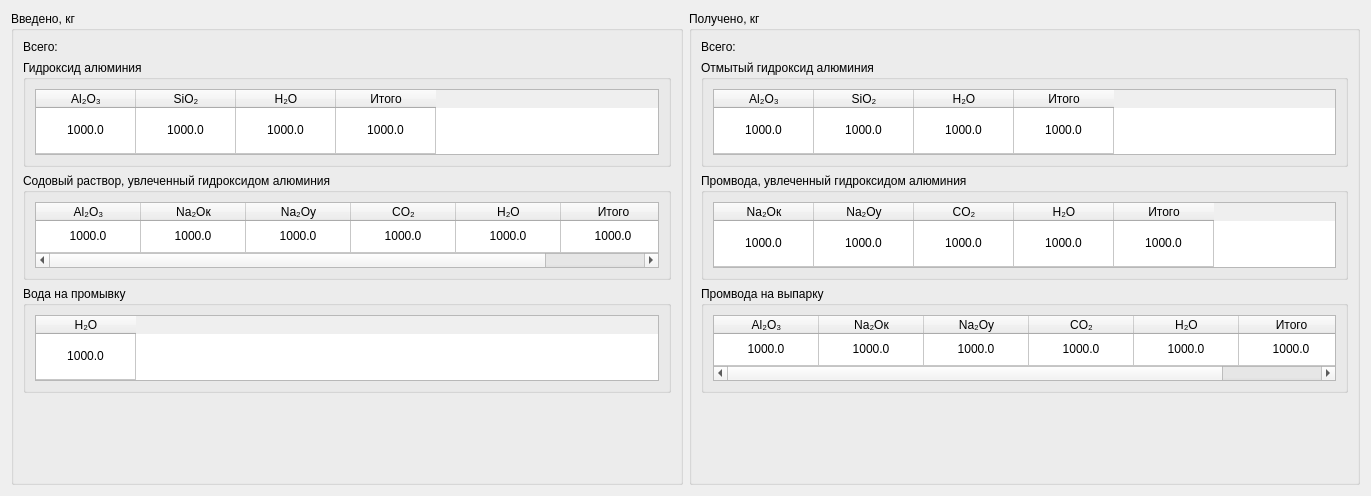
               <widget class="QWidget" name="scrollAreaWidgetContents_11">
                <property name="geometry">
                 <rect>
                  <x>0</x>
                  <y>0</y>
                  <width>1371</width>
                  <height>496</height>
                 </rect>
                </property>
                <layout class="QHBoxLayout" name="horizontalLayout_142">
                 <item>
                  <widget class="QGroupBox" name="groupBox_141">
                   <property name="title">
                    <string>Введено, кг</string>
                   </property>
                   <layout class="QVBoxLayout" name="verticalLayout_23">
                    <item>
                     <widget class="QLabel" name="label_21">
                      <property name="text">
                       <string>Всего:</string>
                      </property>
                     </widget>
                    </item>
                    <item>
                     <widget class="QGroupBox" name="groupBox_331">
                      <property name="maximumSize">
                       <size>
                        <width>16777215</width>
                        <height>107</height>
                       </size>
                      </property>
                      <property name="title">
                       <string>Гидроксид алюминия</string>
                      </property>
                      <layout class="QHBoxLayout" name="horizontalLayout_348">
                       <item>
                        <widget class="QTableWidget" name="tableAluminumHydroxide23">
                         <property name="maximumSize">
                          <size>
                           <width>16777215</width>
                           <height>71</height>
                          </size>
                         </property>
                         <attribute name="horizontalHeaderDefaultSectionSize">
                          <number>100</number>
                         </attribute>
                         <attribute name="verticalHeaderVisible">
                          <bool>false</bool>
                         </attribute>
                         <attribute name="verticalHeaderStretchLastSection">
                          <bool>true</bool>
                         </attribute>
                         <row>
                          <property name="text">
                           <string>1</string>
                          </property>
                         </row>
                         <column>
                          <property name="text">
                           <string>Al₂O₃</string>
                          </property>
                         </column>
                         <column>
                          <property name="text">
                           <string>SiO₂</string>
                          </property>
                         </column>
                         <column>
                          <property name="text">
                           <string>H₂O</string>
                          </property>
                         </column>
                         <column>
                          <property name="text">
                           <string>Итого</string>
                          </property>
                         </column>
                         <item row="0" column="0">
                          <property name="text">
                           <string>1000.0</string>
                          </property>
                          <property name="textAlignment">
                           <set>AlignCenter</set>
                          </property>
                         </item>
                         <item row="0" column="1">
                          <property name="text">
                           <string>1000.0</string>
                          </property>
                          <property name="textAlignment">
                           <set>AlignCenter</set>
                          </property>
                         </item>
                         <item row="0" column="2">
                          <property name="text">
                           <string>1000.0</string>
                          </property>
                          <property name="textAlignment">
                           <set>AlignCenter</set>
                          </property>
                         </item>
                         <item row="0" column="3">
                          <property name="text">
                           <string>1000.0</string>
                          </property>
                          <property name="textAlignment">
                           <set>AlignCenter</set>
                          </property>
                         </item>
                        </widget>
                       </item>
                      </layout>
                     </widget>
                    </item>
                    <item>
                     <widget class="QGroupBox" name="groupBox_333">
                      <property name="maximumSize">
                       <size>
                        <width>16777215</width>
                        <height>107</height>
                       </size>
                      </property>
                      <property name="title">
                       <string>Содовый раствор, увлеченный гидроксидом алюминия</string>
                      </property>
                      <layout class="QHBoxLayout" name="horizontalLayout_350">
                       <item>
                        <widget class="QTableWidget" name="tableAlkalineSolution23">
                         <property name="maximumSize">
                          <size>
                           <width>16777215</width>
                           <height>71</height>
                          </size>
                         </property>
                         <attribute name="horizontalHeaderDefaultSectionSize">
                          <number>105</number>
                         </attribute>
                         <attribute name="horizontalHeaderStretchLastSection">
                          <bool>true</bool>
                         </attribute>
                         <attribute name="verticalHeaderVisible">
                          <bool>false</bool>
                         </attribute>
                         <attribute name="verticalHeaderStretchLastSection">
                          <bool>true</bool>
                         </attribute>
                         <row>
                          <property name="text">
                           <string>1</string>
                          </property>
                         </row>
                         <column>
                          <property name="text">
                           <string>Al₂O₃</string>
                          </property>
                         </column>
                         <column>
                          <property name="text">
                           <string>Na₂Oк</string>
                          </property>
                         </column>
                         <column>
                          <property name="text">
                           <string>Na₂Oу</string>
                          </property>
                         </column>
                         <column>
                          <property name="text">
                           <string>CO₂</string>
                          </property>
                         </column>
                         <column>
                          <property name="text">
                           <string>H₂O</string>
                          </property>
                         </column>
                         <column>
                          <property name="text">
                           <string>Итого</string>
                          </property>
                         </column>
                         <item row="0" column="0">
                          <property name="text">
                           <string>1000.0</string>
                          </property>
                          <property name="textAlignment">
                           <set>AlignCenter</set>
                          </property>
                         </item>
                         <item row="0" column="1">
                          <property name="text">
                           <string>1000.0</string>
                          </property>
                          <property name="textAlignment">
                           <set>AlignCenter</set>
                          </property>
                         </item>
                         <item row="0" column="2">
                          <property name="text">
                           <string>1000.0</string>
                          </property>
                          <property name="textAlignment">
                           <set>AlignCenter</set>
                          </property>
                         </item>
                         <item row="0" column="3">
                          <property name="text">
                           <string>1000.0</string>
                          </property>
                          <property name="textAlignment">
                           <set>AlignCenter</set>
                          </property>
                         </item>
                         <item row="0" column="4">
                          <property name="text">
                           <string>1000.0</string>
                          </property>
                          <property name="textAlignment">
                           <set>AlignCenter</set>
                          </property>
                         </item>
                         <item row="0" column="5">
                          <property name="text">
                           <string>1000.0</string>
                          </property>
                          <property name="textAlignment">
                           <set>AlignCenter</set>
                          </property>
                         </item>
                        </widget>
                       </item>
                      </layout>
                     </widget>
                    </item>
                    <item>
                     <widget class="QGroupBox" name="groupBox_332">
                      <property name="maximumSize">
                       <size>
                        <width>16777215</width>
                        <height>107</height>
                       </size>
                      </property>
                      <property name="title">
                       <string>Вода на промывку</string>
                      </property>
                      <layout class="QHBoxLayout" name="horizontalLayout_349">
                       <item>
                        <widget class="QTableWidget" name="tableWater23">
                         <property name="maximumSize">
                          <size>
                           <width>16777215</width>
                           <height>71</height>
                          </size>
                         </property>
                         <attribute name="horizontalHeaderDefaultSectionSize">
                          <number>100</number>
                         </attribute>
                         <attribute name="verticalHeaderVisible">
                          <bool>false</bool>
                         </attribute>
                         <attribute name="verticalHeaderStretchLastSection">
                          <bool>true</bool>
                         </attribute>
                         <row>
                          <property name="text">
                           <string>1</string>
                          </property>
                         </row>
                         <column>
                          <property name="text">
                           <string>H₂O</string>
                          </property>
                         </column>
                         <item row="0" column="0">
                          <property name="text">
                           <string>1000.0</string>
                          </property>
                          <property name="textAlignment">
                           <set>AlignCenter</set>
                          </property>
                         </item>
                        </widget>
                       </item>
                      </layout>
                     </widget>
                    </item>
                    <item>
                     <spacer name="verticalSpacer_23">
                      <property name="orientation">
                       <enum>Qt::Vertical</enum>
                      </property>
                      <property name="sizeHint" stdset="0">
                       <size>
                        <width>20</width>
                        <height>118</height>
                       </size>
                      </property>
                     </spacer>
                    </item>
                   </layout>
                  </widget>
                 </item>
                 <item>
                  <widget class="QGroupBox" name="groupBox_148">
                   <property name="title">
                    <string>Получено, кг</string>
                   </property>
                   <layout class="QVBoxLayout" name="verticalLayout_24">
                    <item>
                     <widget class="QLabel" name="label_22">
                      <property name="text">
                       <string>Всего:</string>
                      </property>
                     </widget>
                    </item>
                    <item>
                     <widget class="QGroupBox" name="groupBox_337">
                      <property name="maximumSize">
                       <size>
                        <width>16777215</width>
                        <height>107</height>
                       </size>
                      </property>
                      <property name="title">
                       <string>Отмытый гидроксид алюминия</string>
                      </property>
                      <layout class="QHBoxLayout" name="horizontalLayout_360">
                       <item>
                        <widget class="QTableWidget" name="tableProdAluminumHydroxide23">
                         <property name="maximumSize">
                          <size>
                           <width>16777215</width>
                           <height>71</height>
                          </size>
                         </property>
                         <attribute name="horizontalHeaderDefaultSectionSize">
                          <number>100</number>
                         </attribute>
                         <attribute name="verticalHeaderVisible">
                          <bool>false</bool>
                         </attribute>
                         <attribute name="verticalHeaderStretchLastSection">
                          <bool>true</bool>
                         </attribute>
                         <row>
                          <property name="text">
                           <string>1</string>
                          </property>
                         </row>
                         <column>
                          <property name="text">
                           <string>Al₂O₃</string>
                          </property>
                         </column>
                         <column>
                          <property name="text">
                           <string>SiO₂</string>
                          </property>
                         </column>
                         <column>
                          <property name="text">
                           <string>H₂O</string>
                          </property>
                         </column>
                         <column>
                          <property name="text">
                           <string>Итого</string>
                          </property>
                         </column>
                         <item row="0" column="0">
                          <property name="text">
                           <string>1000.0</string>
                          </property>
                          <property name="textAlignment">
                           <set>AlignCenter</set>
                          </property>
                         </item>
                         <item row="0" column="1">
                          <property name="text">
                           <string>1000.0</string>
                          </property>
                          <property name="textAlignment">
                           <set>AlignCenter</set>
                          </property>
                         </item>
                         <item row="0" column="2">
                          <property name="text">
                           <string>1000.0</string>
                          </property>
                          <property name="textAlignment">
                           <set>AlignCenter</set>
                          </property>
                         </item>
                         <item row="0" column="3">
                          <property name="text">
                           <string>1000.0</string>
                          </property>
                          <property name="textAlignment">
                           <set>AlignCenter</set>
                          </property>
                         </item>
                        </widget>
                       </item>
                      </layout>
                     </widget>
                    </item>
                    <item>
                     <widget class="QGroupBox" name="groupBox_339">
                      <property name="maximumSize">
                       <size>
                        <width>16777215</width>
                        <height>107</height>
                       </size>
                      </property>
                      <property name="title">
                       <string>Промвода, увлеченный гидроксидом алюминия</string>
                      </property>
                      <layout class="QHBoxLayout" name="horizontalLayout_362">
                       <item>
                        <widget class="QTableWidget" name="tablePromwater23">
                         <property name="maximumSize">
                          <size>
                           <width>16777215</width>
                           <height>71</height>
                          </size>
                         </property>
                         <attribute name="horizontalHeaderDefaultSectionSize">
                          <number>100</number>
                         </attribute>
                         <attribute name="verticalHeaderVisible">
                          <bool>false</bool>
                         </attribute>
                         <attribute name="verticalHeaderStretchLastSection">
                          <bool>true</bool>
                         </attribute>
                         <row>
                          <property name="text">
                           <string>1</string>
                          </property>
                         </row>
                         <column>
                          <property name="text">
                           <string>Na₂Oк</string>
                          </property>
                         </column>
                         <column>
                          <property name="text">
                           <string>Na₂Oу</string>
                          </property>
                         </column>
                         <column>
                          <property name="text">
                           <string>CO₂</string>
                          </property>
                         </column>
                         <column>
                          <property name="text">
                           <string>H₂O</string>
                          </property>
                         </column>
                         <column>
                          <property name="text">
                           <string>Итого</string>
                          </property>
                         </column>
                         <item row="0" column="0">
                          <property name="text">
                           <string>1000.0</string>
                          </property>
                          <property name="textAlignment">
                           <set>AlignCenter</set>
                          </property>
                         </item>
                         <item row="0" column="1">
                          <property name="text">
                           <string>1000.0</string>
                          </property>
                          <property name="textAlignment">
                           <set>AlignCenter</set>
                          </property>
                         </item>
                         <item row="0" column="2">
                          <property name="text">
                           <string>1000.0</string>
                          </property>
                          <property name="textAlignment">
                           <set>AlignCenter</set>
                          </property>
                         </item>
                         <item row="0" column="3">
                          <property name="text">
                           <string>1000.0</string>
                          </property>
                          <property name="textAlignment">
                           <set>AlignCenter</set>
                          </property>
                         </item>
                         <item row="0" column="4">
                          <property name="text">
                           <string>1000.0</string>
                          </property>
                          <property name="textAlignment">
                           <set>AlignCenter</set>
                          </property>
                         </item>
                        </widget>
                       </item>
                      </layout>
                     </widget>
                    </item>
                    <item>
                     <widget class="QGroupBox" name="groupBox_338">
                      <property name="maximumSize">
                       <size>
                        <width>16777215</width>
                        <height>107</height>
                       </size>
                      </property>
                      <property name="title">
                       <string>Промвода на выпарку</string>
                      </property>
                      <layout class="QHBoxLayout" name="horizontalLayout_361">
                       <item>
                        <widget class="QTableWidget" name="tablePromwater23_2">
                         <property name="maximumSize">
                          <size>
                           <width>16777215</width>
                           <height>71</height>
                          </size>
                         </property>
                         <attribute name="horizontalHeaderDefaultSectionSize">
                          <number>105</number>
                         </attribute>
                         <attribute name="horizontalHeaderStretchLastSection">
                          <bool>true</bool>
                         </attribute>
                         <attribute name="verticalHeaderVisible">
                          <bool>false</bool>
                         </attribute>
                         <attribute name="verticalHeaderStretchLastSection">
                          <bool>true</bool>
                         </attribute>
                         <row>
                          <property name="text">
                           <string>1</string>
                          </property>
                         </row>
                         <column>
                          <property name="text">
                           <string>Al₂O₃</string>
                          </property>
                         </column>
                         <column>
                          <property name="text">
                           <string>Na₂Oк</string>
                          </property>
                         </column>
                         <column>
                          <property name="text">
                           <string>Na₂Oу</string>
                          </property>
                         </column>
                         <column>
                          <property name="text">
                           <string>CO₂</string>
                          </property>
                         </column>
                         <column>
                          <property name="text">
                           <string>H₂O</string>
                          </property>
                         </column>
                         <column>
                          <property name="text">
                           <string>Итого</string>
                          </property>
                         </column>
                         <item row="0" column="0">
                          <property name="text">
                           <string>1000.0</string>
                          </property>
                          <property name="textAlignment">
                           <set>AlignCenter</set>
                          </property>
                         </item>
                         <item row="0" column="1">
                          <property name="text">
                           <string>1000.0</string>
                          </property>
                          <property name="textAlignment">
                           <set>AlignCenter</set>
                          </property>
                         </item>
                         <item row="0" column="2">
                          <property name="text">
                           <string>1000.0</string>
                          </property>
                          <property name="textAlignment">
                           <set>AlignCenter</set>
                          </property>
                         </item>
                         <item row="0" column="3">
                          <property name="text">
                           <string>1000.0</string>
                          </property>
                          <property name="textAlignment">
                           <set>AlignCenter</set>
                          </property>
                         </item>
                         <item row="0" column="4">
                          <property name="text">
                           <string>1000.0</string>
                          </property>
                          <property name="textAlignment">
                           <set>AlignCenter</set>
                          </property>
                         </item>
                         <item row="0" column="5">
                          <property name="text">
                           <string>1000.0</string>
                          </property>
                          <property name="textAlignment">
                           <set>AlignCenter</set>
                          </property>
                         </item>
                        </widget>
                       </item>
                      </layout>
                     </widget>
                    </item>
                    <item>
                     <spacer name="verticalSpacer_24">
                      <property name="orientation">
                       <enum>Qt::Vertical</enum>
                      </property>
                      <property name="sizeHint" stdset="0">
                       <size>
                        <width>20</width>
                        <height>118</height>
                       </size>
                      </property>
                     </spacer>
                    </item>
                   </layout>
                  </widget>
                 </item>
                </layout>
               </widget>
